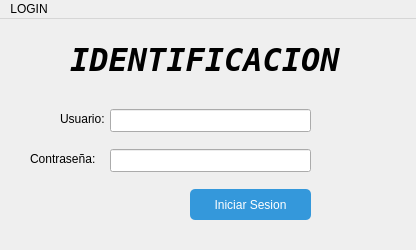
<?xml version="1.0" encoding="UTF-8"?>
<ui version="4.0">
 <class>LoginWindow</class>
 <widget class="QMainWindow" name="LoginWindow">
  <property name="geometry">
   <rect>
    <x>0</x>
    <y>0</y>
    <width>416</width>
    <height>250</height>
   </rect>
  </property>
  <property name="minimumSize">
   <size>
    <width>416</width>
    <height>250</height>
   </size>
  </property>
  <property name="maximumSize">
   <size>
    <width>416</width>
    <height>250</height>
   </size>
  </property>
  <property name="windowTitle">
   <string>MainWindow</string>
  </property>
  <property name="iconSize">
   <size>
    <width>24</width>
    <height>24</height>
   </size>
  </property>
  <widget class="QWidget" name="centralwidget">
   <widget class="QWidget" name="widget" native="true">
    <property name="geometry">
     <rect>
      <x>0</x>
      <y>-10</y>
      <width>431</width>
      <height>321</height>
     </rect>
    </property>
    <widget class="QLabel" name="label">
     <property name="geometry">
      <rect>
       <x>0</x>
       <y>10</y>
       <width>431</width>
       <height>281</height>
      </rect>
     </property>
     <property name="text">
      <string/>
     </property>
     <property name="pixmap">
      <pixmap>../../../IMAGENES/Antecedentes médicos limpios _ Vector Gratis.jpg</pixmap>
     </property>
     <property name="scaledContents">
      <bool>true</bool>
     </property>
    </widget>
    <widget class="QLabel" name="password_label">
     <property name="geometry">
      <rect>
       <x>30</x>
       <y>140</y>
       <width>81</width>
       <height>20</height>
      </rect>
     </property>
     <property name="text">
      <string>Contraseña:</string>
     </property>
    </widget>
    <widget class="QLabel" name="title">
     <property name="geometry">
      <rect>
       <x>70</x>
       <y>20</y>
       <width>271</width>
       <height>61</height>
      </rect>
     </property>
     <property name="font">
      <font>
       <family>DejaVu Sans Mono</family>
       <pointsize>24</pointsize>
       <weight>75</weight>
       <italic>true</italic>
       <bold>true</bold>
      </font>
     </property>
     <property name="text">
      <string>IDENTIFICACION</string>
     </property>
    </widget>
    <widget class="QPushButton" name="login_button">
     <property name="geometry">
      <rect>
       <x>190</x>
       <y>180</y>
       <width>121</width>
       <height>31</height>
      </rect>
     </property>
     <property name="styleSheet">
      <string notr="true">QPushButton {
    background-color: #3498db;
    color: white;
    border-radius: 5px;
    padding: 5px 10px;
}
QPushButton:hover {
    background-color: #2980b9;
}

</string>
     </property>
     <property name="text">
      <string>Iniciar Sesion</string>
     </property>
    </widget>
    <widget class="QLineEdit" name="user_data">
     <property name="geometry">
      <rect>
       <x>110</x>
       <y>100</y>
       <width>201</width>
       <height>23</height>
      </rect>
     </property>
     <property name="text">
      <string/>
     </property>
    </widget>
    <widget class="QLabel" name="user_label">
     <property name="geometry">
      <rect>
       <x>60</x>
       <y>100</y>
       <width>81</width>
       <height>20</height>
      </rect>
     </property>
     <property name="text">
      <string>Usuario:</string>
     </property>
    </widget>
    <widget class="QLineEdit" name="password_data">
     <property name="geometry">
      <rect>
       <x>110</x>
       <y>140</y>
       <width>201</width>
       <height>23</height>
      </rect>
     </property>
     <property name="text">
      <string/>
     </property>
     <property name="echoMode">
      <enum>QLineEdit::PasswordEchoOnEdit</enum>
     </property>
    </widget>
   </widget>
  </widget>
  <widget class="QMenuBar" name="menubar">
   <property name="geometry">
    <rect>
     <x>0</x>
     <y>0</y>
     <width>416</width>
     <height>20</height>
    </rect>
   </property>
   <widget class="QMenu" name="menuLOGIN">
    <property name="title">
     <string>LOGIN</string>
    </property>
   </widget>
   <addaction name="menuLOGIN"/>
  </widget>
 </widget>
 <resources/>
 <connections/>
 <slots>
  <slot>iniciar_sesion()</slot>
 </slots>
</ui>
